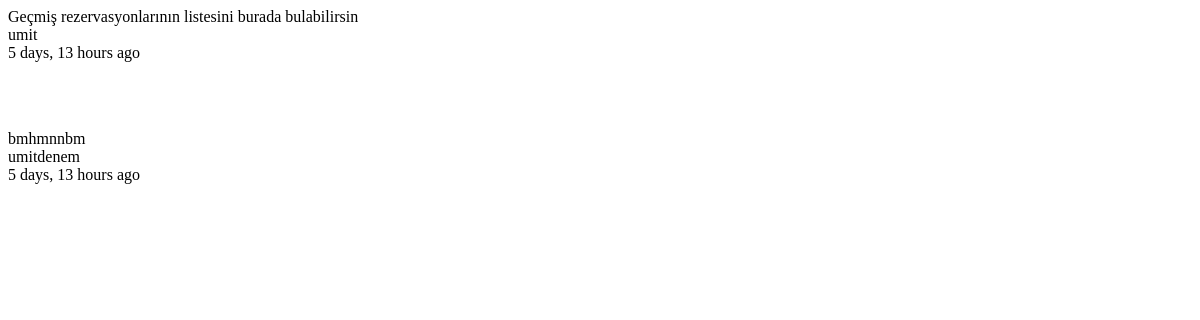
The app's page /tweet/, older data.
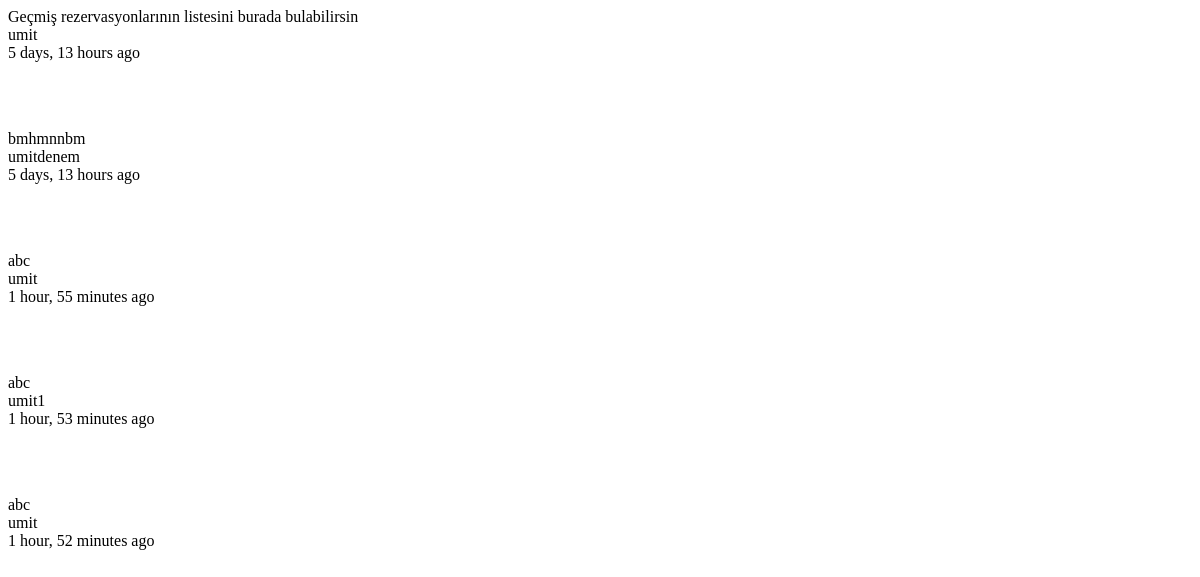
The same page, newer data.
### tweets/models.py (models this page shows, shortened)
class Tweet(models.Model):
	user 		= models.ForeignKey(settings.AUTH_USER_MODEL)
	content 	= models.CharField(max_length=140, validators=[validate_content])
	updated 	= models.DateTimeField(auto_now=True)
	timestamp 	= models.DateTimeField(auto_now_add=True)

### tweets/views.py (the view)
class TweetListView(ListView):
	queryset = Tweet.objects.all()
	def get_context_data(self, *args, **kwargs):
		context = super(TweetListView, self).get_context_data(*args, **kwargs)
		return context

### tweets/templates/tweets/tweet_list.html
{% for object in object_list %}
<p> {{ object.content }}<br>
	{{ object.user }}<br>
	{{ object.timestamp | timesince }} ago </p> <br><br>
{% empty %}
	<p>No tweets yet.</p>
{% endfor %}

Row changes from the older to the newer data that the page shows:
added Tweet: content "abc", user "umit", timestamp "1 hour, 55 minutes"
added Tweet: content "abc", user "umit1", timestamp "1 hour, 53 minutes"
added Tweet: content "abc", user "umit", timestamp "1 hour, 52 minutes"
